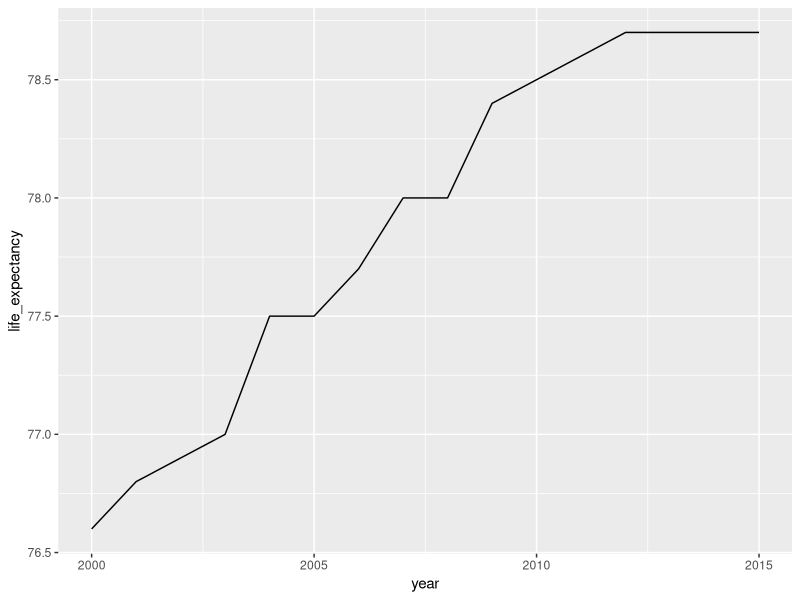
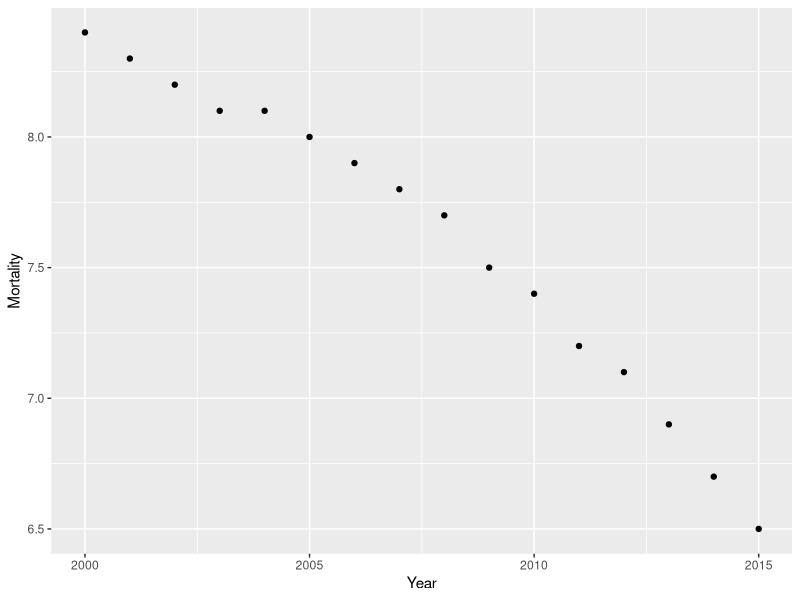
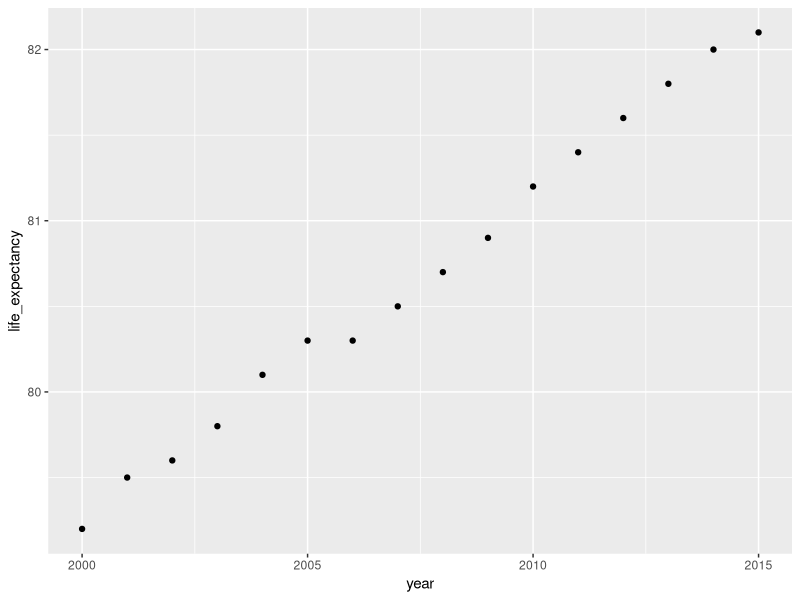
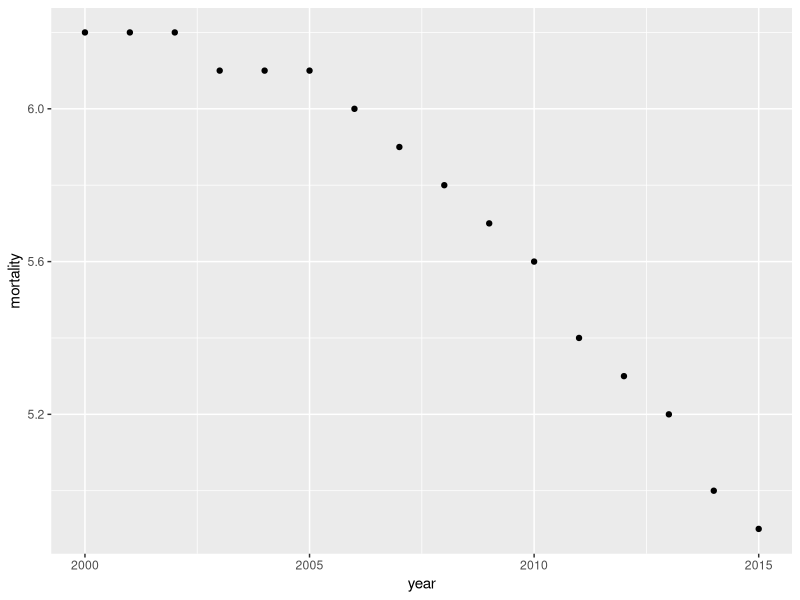

Write R code to recreate these figures, in order.
rm(list = ls())
library(dplyr)
library(ggplot2)

US_life_df <- read.csv("data/us_life_expectancy.csv", stringsAsFactors = FALSE)
US_child_df <- read.csv("data/us_mortality.csv", stringsAsFactors = FALSE)

CA_life_df <- read.csv("data/canada_life_expectancy.csv", stringsAsFactors = FALSE)
CA_child_df <- read.csv("data/canada_mortality.csv", stringsAsFactors = FALSE)


#US life
ggplot(data = US_life_df, aes(x= year, y= life_expectancy)) + geom_line()

#US child
ggplot(data = US_child_df, aes(x= Year, y= Mortality)) + geom_point()

#CA life
ggplot(data = CA_life_df, aes(x= year, y= life_expectancy)) + geom_point()

#CA child
ggplot(data = CA_child_df, aes(x= year, y= mortality)) + geom_point()

